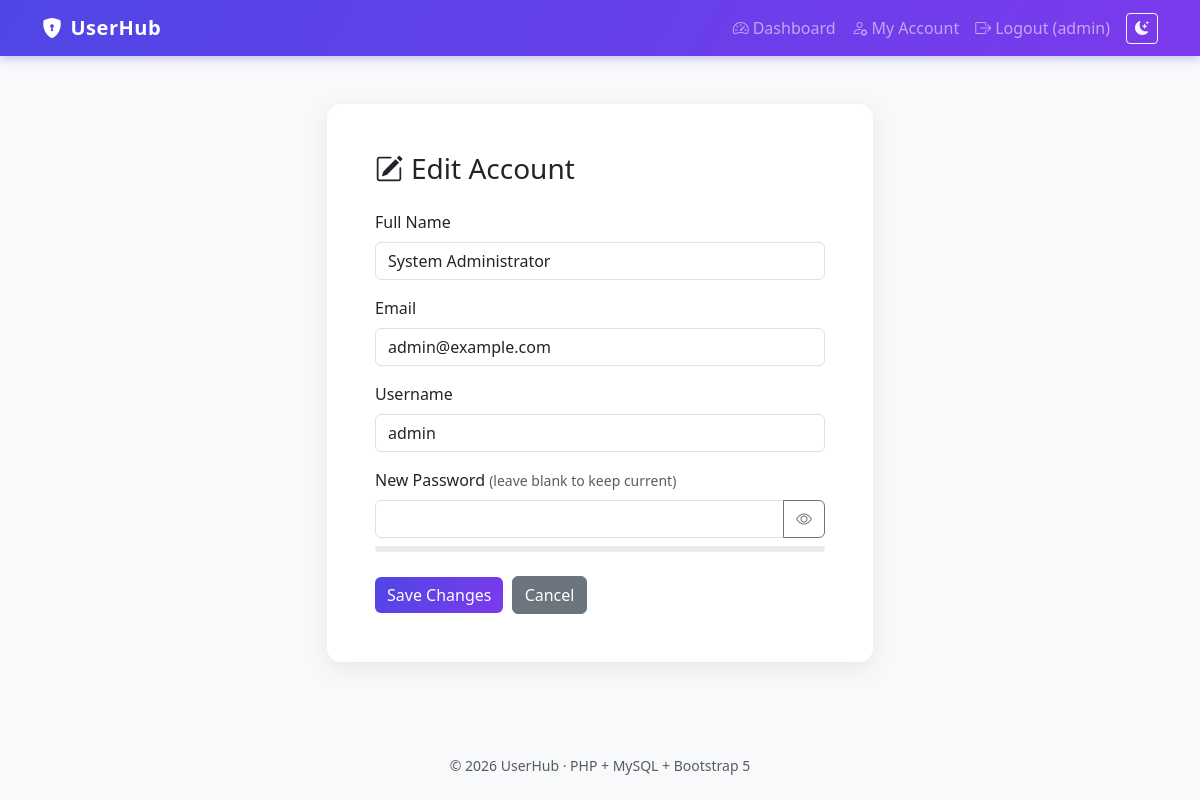
The app's page /edit.php?id=1 (signed in) with its own data.
### tables this page shows
CREATE TABLE users (
    id          INT UNSIGNED AUTO_INCREMENT PRIMARY KEY,
    full_name   VARCHAR(100) NOT NULL,
    email       VARCHAR(100) NOT NULL UNIQUE,
    username    VARCHAR(50)  NOT NULL UNIQUE,
    password    VARCHAR(255) NOT NULL,                  
    role        ENUM('admin','user') NOT NULL DEFAULT 'user',
    status      ENUM('active','disabled') NOT NULL DEFAULT 'active',
    created_at  TIMESTAMP NOT NULL DEFAULT CURRENT_TIMESTAMP,
    INDEX idx_users_role (role)
);

### includes/functions.php (called while the page is built, shortened)
<?php
function e($value): string
{
    return htmlspecialchars((string)$value, ENT_QUOTES, 'UTF-8');
}

### edit.php (the view, shortened to what this page needs)
<?php
include 'includes/header.php';
$id     = (int)($_GET['id'] ?? $_POST['id'] ?? 0);
$stmt = $conn->prepare("SELECT id, full_name, email, username, role, status FROM users WHERE id = ?");
$stmt->bind_param("i", $id);
$stmt->execute();
$user = $stmt->get_result()->fetch_assoc();
?>
<div class="row justify-content-center">
  <div class="col-md-8 col-lg-6">
    <div class="card">
      <div class="card-body p-4 p-md-5">
        <h3 class="mb-4"><i class="bi bi-pencil-square me-2"></i>Edit Account</h3>
        <form method="POST" novalidate>
          <div class="mb-3">
            <label class="form-label" for="full_name">Full Name</label>
            <input type="text" id="full_name" name="full_name" class="form-control" maxlength="100" required value="<?= e($user['full_name']) ?>">
          </div>
          <div class="mb-3">
            <label class="form-label" for="email">Email</label>
            <input type="email" id="email" name="email" class="form-control" maxlength="100" required value="<?= e($user['email']) ?>">
          </div>
          <div class="mb-3">
            <label class="form-label" for="username">Username</label>
            <input type="text" id="username" name="username" class="form-control" maxlength="30" required value="<?= e($user['username']) ?>">
          </div>
          <div class="mb-4">
            <label class="form-label" for="password">New Password <small class="text-muted">(leave blank to keep current)</small></label>
            <div class="input-group">
              <input type="password" id="password" name="password" class="form-control" minlength="8" autocomplete="new-password">
              <button class="btn btn-outline-secondary toggle-pass" type="button" data-target="#password"><i class="bi bi-eye"></i></button>
            </div>
            <div class="strength-bar mt-2"><div id="strengthFill"></div></div>
          </div>
          <button class="btn btn-primary">Save Changes</button>
          <a href="dashboard.php" class="btn btn-secondary ms-1">Cancel</a>
        </form>
      </div>
    </div>
  </div>
</div>
<?php include 'includes/footer.php'; ?>

### assets/style.css (style rules this page uses)
body { font-family: 'Segoe UI', system-ui, -apple-system, sans-serif; min-height: 100vh; display: flex; flex-direction: column; background: var(--bs-tertiary-bg); }
.card { border: 0; border-radius: 14px; box-shadow: 0 6px 24px rgba(0, 0, 0, .08); }
.btn-primary { background: linear-gradient(120deg, #4f46e5, #7c3aed); border: 0; }
.strength-bar { height: 6px; border-radius: 4px; background: var(--bs-secondary-bg); overflow: hidden; }
.input-group .toggle-pass { cursor: pointer; }

### records on screen
users: full_name "System Administrator", email "admin@example.com", username "admin"

### other values on screen
$_SESSION['username'] "admin"
